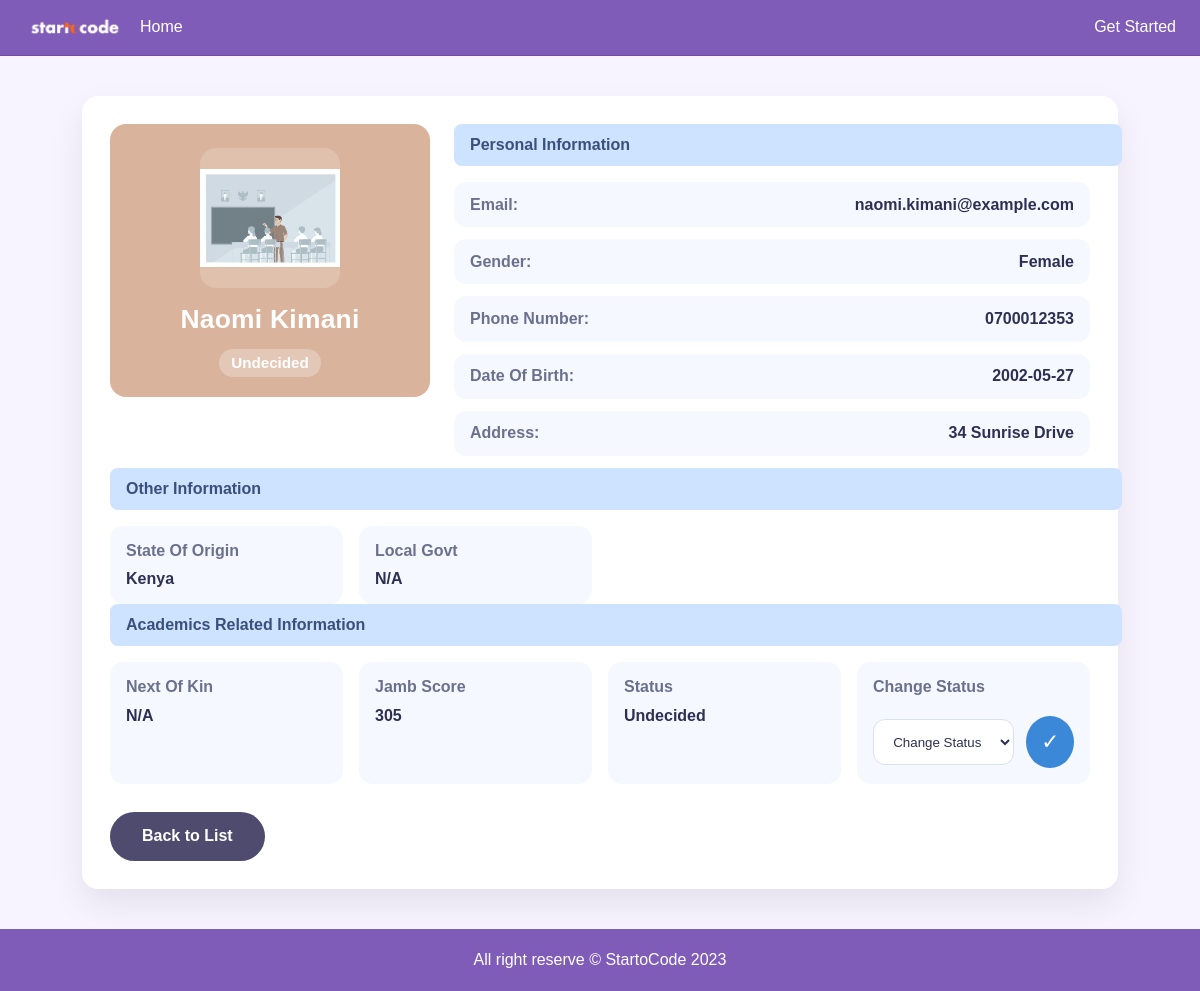
The app's page /student/9 with its own data.
### tables this page shows
CREATE TABLE students (
    id INTEGER PRIMARY KEY AUTOINCREMENT,
    first_name TEXT NOT NULL,
    last_name TEXT NOT NULL,
    address TEXT NOT NULL,
    email TEXT NOT NULL,
    phone TEXT NOT NULL,
    date_of_birth TEXT NOT NULL,
    gender TEXT NOT NULL,
    country TEXT NOT NULL,
    course TEXT NOT NULL,
    image_name TEXT NOT NULL,
    jamb_score TEXT,
    admission_status TEXT DEFAULT 'undecided',
    created_at TIMESTAMP DEFAULT CURRENT_TIMESTAMP
);

### app.py (the view, shortened to what this page needs)
@app.route('/student/<int:student_id>', methods=['GET', 'POST'])
def student_detail(student_id):
    conn = sqlite3.connect(DB_PATH)
    conn.row_factory = sqlite3.Row
    student = conn.execute(
        'SELECT * FROM students WHERE id = ?', (student_id,)
    ).fetchone()
    conn.close()
    if not student:
        flash('Student not found.', 'error')
        return redirect(url_for('success'))
    return render_template('student_detail.html', student=dict(student))

### templates/student_detail.html (shortened to what this page needs)
{% extends "base.html" %}
{% block content %}
<div class="detail-page">
    <div class="detail-card">
        <div class="detail-top">
            <div class="detail-avatar">
                <div class="avatar-frame">
                    <img src="{{ url_for('static', filename='uploads/' ~ student.image_name) }}" alt="{{ student.first_name }} {{ student.last_name }}">
                </div>
                <h2>{{ student.first_name }} {{ student.last_name }}</h2>
                <span class="status-badge">{{ student.admission_status or 'undecided' }}</span>
            </div>
            <div class="detail-summary">
                <div class="section-heading">Personal Information</div>
                <div class="info-row"><span>Email:</span><strong>{{ student.email }}</strong></div>
                <div class="info-row"><span>Gender:</span><strong>{{ student.gender }}</strong></div>
                <div class="info-row"><span>Phone Number:</span><strong>{{ student.phone }}</strong></div>
                <div class="info-row"><span>Date Of Birth:</span><strong>{{ student.date_of_birth }}</strong></div>
                <div class="info-row"><span>Address:</span><strong>{{ student.address }}</strong></div>
            </div>
        </div>
        <div class="detail-section">
            <div class="section-heading">Other Information</div>
            <div class="info-grid">
                <div class="info-block">
                    <span>State Of Origin</span>
                    <strong>{{ student.country }}</strong>
                </div>
                <div class="info-block">
                    <span>Local Govt</span>
                    <strong>N/A</strong>
                </div>
            </div>
        </div>
        <div class="detail-section">
            <div class="section-heading">Academics Related Information</div>
            <div class="info-grid">
                <div class="info-block">
                    <span>Next Of Kin</span>
                    <strong>N/A</strong>
                </div>
                <div class="info-block">
                    <span>Jamb Score</span>
                    <strong>{{ student.jamb_score or 'N/A' }}</strong>
                </div>
                <div class="info-block">
                    <span>Status</span>
                    <strong>{{ student.admission_status or 'undecided' }}</strong>
                </div>
                <div class="info-block select-block">
                    <form action="{{ url_for('student_detail', student_id=student.id) }}" method="post" class="status-form">
                        <label for="status_change">Change Status</label>
                        <div class="status-action-row">
                            <select id="status_change" name="admission_status" required>
                                <option value="">Change Status</option>
                            </select>
                            <button type="submit" class="status-submit" aria-label="Save status">
                                ✓
                            </button>
                        </div>
                    </form>
                </div>
            </div>
        </div>
        <div class="detail-actions">
            <a class="hero-btn" href="{{ url_for('success') }}">Back to List</a>
        </div>
    </div>
</div>
{% endblock content %}

### static/css/styles.css (style rules this page uses)
body { margin: 0; font-family: Arial, sans-serif; background-color: #f7f4ff; color: #222; display: flex; flex-direction: column; min-height: 100vh; }
.hero-btn { display: inline-block; padding: 0.8rem 1.3rem; border-radius: 999px; background-color: #805cb9; color: #ffffff; text-decoration: none; font-weight: bold; transition: background-color 0.2s ease; }
.submit-btn, .hero-btn { display: inline-block; padding: 0.95rem 2rem; border-radius: 999px; background-color: #4e4b6f; color: #ffffff; text-decoration: none; font-weight: 700; border: none; cursor: pointer; transition: background-color 0.2s ease; }
.detail-page { padding: 2.5rem 1rem; }
.detail-card { max-width: 980px; margin: 0 auto; background: #ffffff; padding: 1.75rem; border-radius: 1rem; box-shadow: 0 16px 35px rgba(0, 0, 0, 0.08); }
.detail-top { display: grid; grid-template-columns: 320px 1fr; gap: 1.5rem; align-items: start; }
.detail-avatar { background: #d9b39b; border-radius: 1rem; padding: 1.5rem 1rem 1.25rem; text-align: center; color: #ffffff; }
.avatar-frame { width: 140px; height: 140px; margin: 0 auto 1rem; border-radius: 1rem; overflow: hidden; background: rgba(255, 255, 255, 0.18); display: flex; align-items: center; justify-content: center; }
.avatar-frame img { width: 100%; height: auto; display: block; }
.detail-avatar h2 { margin: 0 0 0.5rem; font-size: 1.65rem; letter-spacing: 0.01em; }
.status-badge { display: inline-block; margin-top: 0.35rem; padding: 0.35rem 0.75rem; border-radius: 999px; background: rgba(255, 255, 255, 0.28); color: #ffffff; font-weight: 700; font-size: 0.95rem; text-transform: capitalize; }
.detail-summary, .detail-section { margin-top: 0; }
.section-heading { display: inline-block; width: 100%; margin-bottom: 1rem; background: #cde3ff; color: #3b4f7d; padding: 0.75rem 1rem; border-radius: 0.5rem; font-weight: 700; }
.info-row { display: flex; justify-content: space-between; align-items: center; padding: 0.85rem 1rem; background: #f6f8ff; border-radius: 0.75rem; margin-bottom: 0.75rem; }
.info-row span, .info-block span { color: #6b708d; font-weight: 600; }
.info-row strong, .info-block strong { color: #2d3052; font-weight: 700; }
.info-grid { display: grid; grid-template-columns: repeat(4, minmax(0, 1fr)); gap: 1rem; }
.info-block { background: #f6f8ff; padding: 1rem; border-radius: 0.85rem; }
.info-block span { display: block; margin-bottom: 0.65rem; }
.select-block label { display: block; margin-bottom: 0.5rem; color: #6b708d; font-weight: 600; }
.status-form { display: flex; flex-direction: column; gap: 0.75rem; }
.status-action-row { display: flex; gap: 0.75rem; align-items: center; }
.select-block select { flex: 1; width: auto; padding: 0.85rem 0.95rem; border-radius: 0.75rem; border: 1px solid #d8e1f3; background: #ffffff; color: #2d3052; }
.status-submit { display: inline-flex; align-items: center; justify-content: center; width: 52px; height: 52px; border-radius: 50%; background-color: #3c88d8; color: #ffffff; border: none; font-size: 1.35rem; cursor: pointer; transition: background-color 0.2s ease, transform 0.2s ease; }
.detail-actions { margin-top: 1.75rem; text-align: left; }

### records on screen
students: image_name (picture), first_name "Naomi", last_name "Kimani", admission_status "Undecided", email "naomi.kimani@example.com", gender "Female", phone "0700012353", date_of_birth "2002-05-27", address "34 Sunrise Drive", country "Kenya", jamb_score "305"
